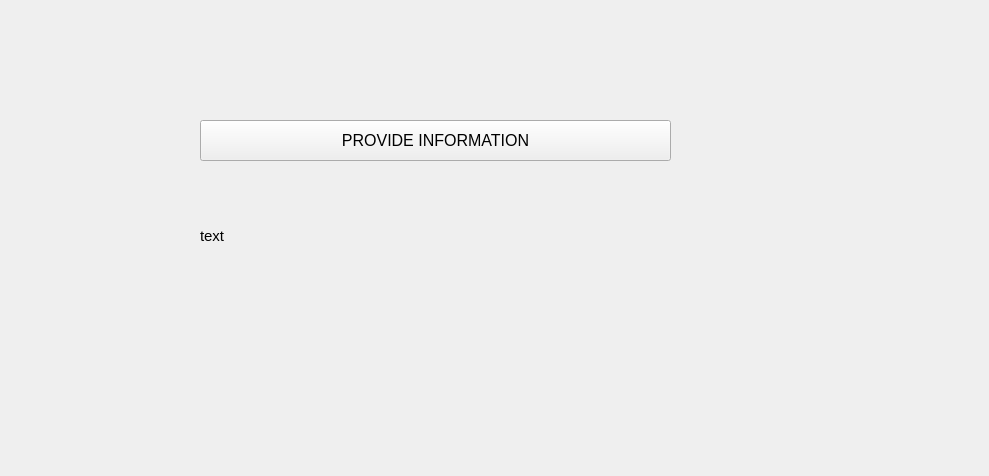
<?xml version="1.0" encoding="UTF-8"?>
<ui version="4.0">
 <class>Widget</class>
 <widget class="QWidget" name="Widget">
  <property name="geometry">
   <rect>
    <x>0</x>
    <y>0</y>
    <width>989</width>
    <height>476</height>
   </rect>
  </property>
  <property name="windowTitle">
   <string>Widget</string>
  </property>
  <widget class="QPushButton" name="PROVIDEINFORMATIONpushButton">
   <property name="geometry">
    <rect>
     <x>200</x>
     <y>120</y>
     <width>471</width>
     <height>41</height>
    </rect>
   </property>
   <property name="font">
    <font>
     <pointsize>12</pointsize>
    </font>
   </property>
   <property name="text">
    <string>PROVIDE INFORMATION</string>
   </property>
  </widget>
  <widget class="QLabel" name="label">
   <property name="geometry">
    <rect>
     <x>200</x>
     <y>180</y>
     <width>371</width>
     <height>111</height>
    </rect>
   </property>
   <property name="font">
    <font>
     <pointsize>11</pointsize>
    </font>
   </property>
   <property name="text">
    <string>text</string>
   </property>
  </widget>
 </widget>
 <resources/>
 <connections/>
</ui>
